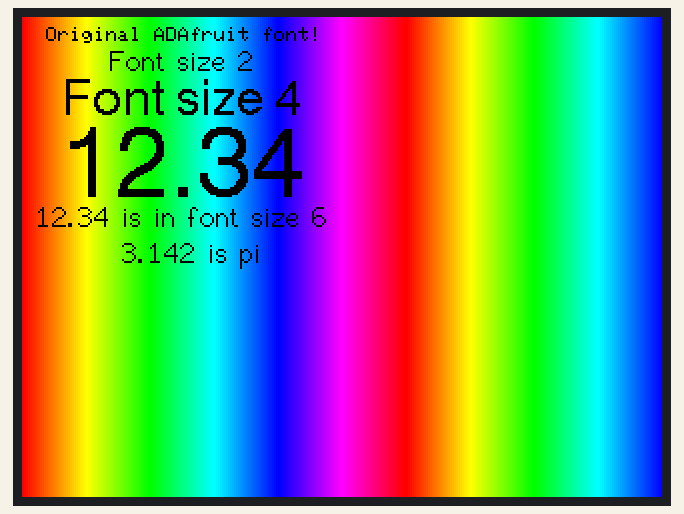
Recording of a sketch running on a simulated ESP32-S3. On the bench: 320×240 colour display. What the sketch prints to the serial monitor is not drawn.

Above: at 4.6 s.
At 14.6 s:
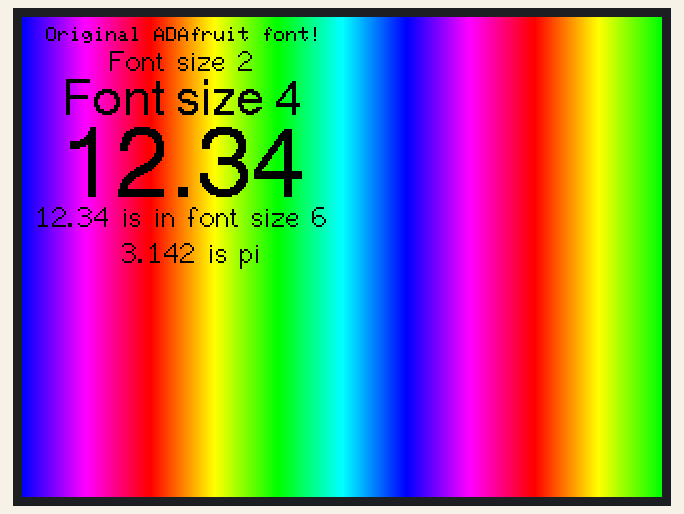
At 24.6 s:
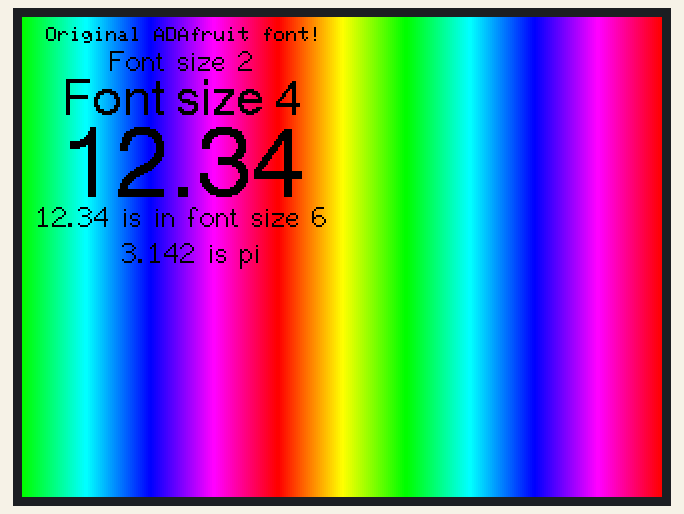

The sketch:

DisplayTestS3.ino
```cpp
/*
  An example showing rainbow colours on a 1.8" TFT LCD screen
  and to show a basic example of font use.

  Make sure all the display driver and pin connections are correct by
  editing the User_Setup.h file in the TFT_eSPI library folder.

  Note that yield() or delay(0) must be called in long duration for/while
  loops to stop the ESP8266 watchdog triggering.

  #########################################################################
  ###### DON'T FORGET TO UPDATE THE User_Setup.h FILE IN THE LIBRARY ######
  #########################################################################
*/

#include <TFT_eSPI.h> // Graphics and font library for ST7735 driver chip
#include <SPI.h>
#include "pin_config.h"

TFT_eSPI tft = TFT_eSPI();  // Invoke library, pins defined in User_Setup.h

unsigned long targetTime = 0;
byte red = 31;
byte green = 0;
byte blue = 0;
byte state = 0;
unsigned int colour = red << 11;
uint32_t runing = 0;

void setup(void)
{
    Serial.begin(115200);

    pinMode(PIN_POWER_ON, OUTPUT);
    digitalWrite(PIN_POWER_ON, HIGH);

    tft.init();
    tft.setRotation(1);
    tft.fillScreen(TFT_BLACK);


    tft.fillScreen(TFT_RED); delay(1000);
    tft.fillScreen(TFT_GREEN); delay(1000);
    tft.fillScreen(TFT_BLUE); delay(1000);

    targetTime = millis() + 1000;
}

void loop()
{

    if (millis() > runing) {
        Serial.print("Current running ");
        Serial.print(millis());
        Serial.println(" millis");
        runing = millis() + 1000;
    }
    if (targetTime < millis()) {
        targetTime = millis() + 10000;

        // Colour changing state machine
        for (int i = 0; i < tft.width(); i++) {
            tft.drawFastVLine(i, 0, tft.height(), colour);
            switch (state) {
            case 0:
                green += 2;
                if (green == 64) {
                    green = 63;
                    state = 1;
                }
                break;
            case 1:
                red--;
                if (red == 255) {
                    red = 0;
                    state = 2;
                }
                break;
            case 2:
                blue ++;
                if (blue == 32) {
                    blue = 31;
                    state = 3;
                }
                break;
            case 3:
                green -= 2;
                if (green == 255) {
                    green = 0;
                    state = 4;
                }
                break;
            case 4:
                red ++;
                if (red == 32) {
                    red = 31;
                    state = 5;
                }
                break;
            case 5:
                blue --;
                if (blue == 255) {
                    blue = 0;
                    state = 0;
                }
                break;
            }
            colour = red << 11 | green << 5 | blue;
        }

        // The standard ADAFruit font still works as before
        tft.setTextColor(TFT_BLACK);
        tft.setCursor (12, 5);
        tft.print("Original ADAfruit font!");

        // The new larger fonts do not use the .setCursor call, coords are embedded
        tft.setTextColor(TFT_BLACK, TFT_BLACK); // Do not plot the background colour

        // Overlay the black text on top of the rainbow plot (the advantage of not drawing the backgorund colour!)
        tft.drawCentreString("Font size 2", 80, 14, 2); // Draw text centre at position 80, 12 using font 2

        //tft.drawCentreString("Font size 2",81,12,2); // Draw text centre at position 80, 12 using font 2

        tft.drawCentreString("Font size 4", 80, 30, 4); // Draw text centre at position 80, 24 using font 4

        tft.drawCentreString("12.34", 80, 54, 6); // Draw text centre at position 80, 24 using font 6

        tft.drawCentreString("12.34 is in font size 6", 80, 92, 2); // Draw text centre at position 80, 90 using font 2

        // Note the x position is the top left of the font!

        // draw a floating point number
        float pi = 3.14159; // Value to print
        int precision = 3;  // Number of digits after decimal point
        int xpos = 50;      // x position
        int ypos = 110;     // y position
        int font = 2;       // font number only 2,4,6,7 valid. Font 6 only contains characters [space] 0 1 2 3 4 5 6 7 8 9 0 : a p m
        xpos += tft.drawFloat(pi, precision, xpos, ypos, font); // Draw rounded number and return new xpos delta for next print position
        tft.drawString(" is pi", xpos, ypos, font); // Continue printing from new x position
    }
}
```

pin_config.h
```cpp
#pragma once


/*ESP32S3*/
#define PIN_LCD_BL                   38

#define PIN_LCD_D0                   39
#define PIN_LCD_D1                   40
#define PIN_LCD_D2                   41
#define PIN_LCD_D3                   42
#define PIN_LCD_D4                   45
#define PIN_LCD_D5                   46
#define PIN_LCD_D6                   47
#define PIN_LCD_D7                   48

#define PIN_POWER_ON                 15

#define PIN_LCD_RES                  5
#define PIN_LCD_CS                   6
#define PIN_LCD_DC                   7
#define PIN_LCD_WR                   8
#define PIN_LCD_RD                   9

#define PIN_BUTTON_1                 0
#define PIN_BUTTON_2                 14
#define PIN_BAT_VOLT                 4

#define PIN_IIC_SCL                  17
#define PIN_IIC_SDA                  18

#define PIN_TOUCH_INT                16
#define PIN_TOUCH_RES                21
```

Measured:
- what the display in image 0 shows lasts 10.0 s, from 4.5 s to 14.5 s
